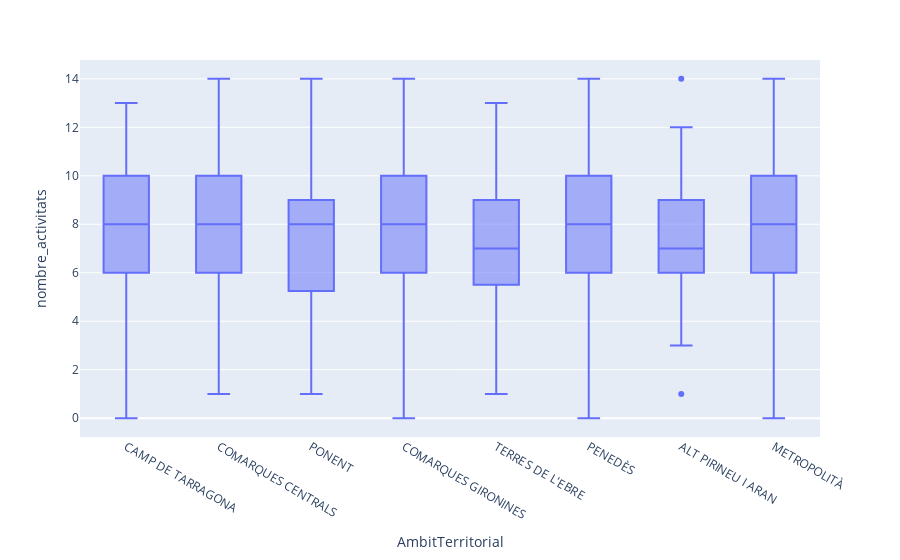

Source (notebook cell):
### Code cell
fig = px.box(actividades_full, x='AmbitTerritorial', y='nombre_activitats')
fig.show()

### Figure 1 — Plotly figure (JSON) as saved in the notebook; plotly's stock layout.template omitted (floating-point values rounded to 4 significant figures; data arrays with more than 128 entries replaced by an {"elided": "..."} marker saying what was removed)
{"data": [{"alignmentgroup": "True", "hovertemplate": "AmbitTerritorial=%{x}<br>nombre_activitats=%{y}<extra></extra>", "legendgroup": "", "marker": {"color": "#636efa"}, "name": "", "notched": false, "offsetgroup": "", "orientation": "v", "showlegend": false, "type": "box", "x": {"elided": "5078 str values"}, "x0": " ", "xaxis": "x", "y": {"elided": "5078 float values"}, "y0": " ", "yaxis": "y"}], "layout": {"boxmode": "group", "legend": {"tracegroupgap": 0}, "margin": {"t": 60}, "xaxis": {"anchor": "y", "domain": [0, 1], "title": {"text": "AmbitTerritorial"}}, "yaxis": {"anchor": "x", "domain": [0, 1], "title": {"text": "nombre_activitats"}}}}
